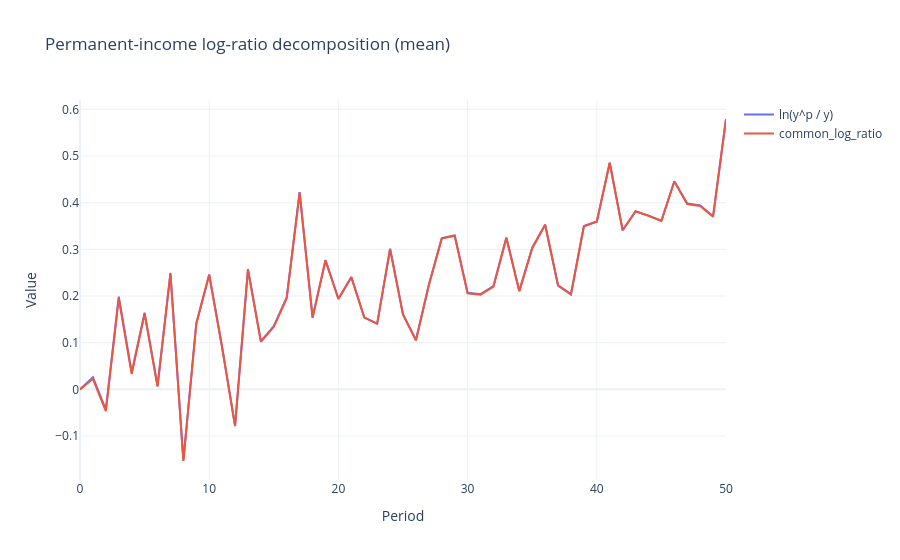
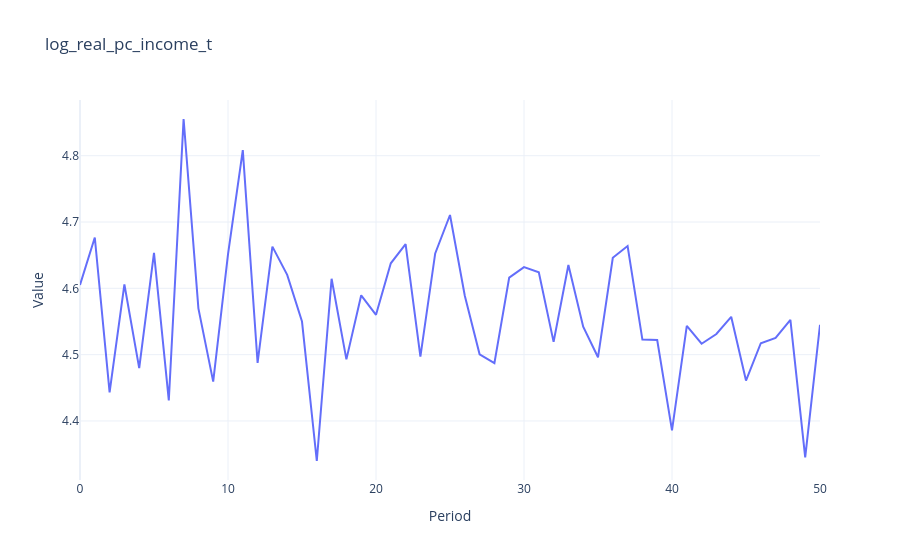

Source (notebook cell) for these figures, in order:
### Code cell
from src.notebook_workflow import plot_permanent_income_log_ratio_decomposition, build_permanent_income_log_ratio_decomposition_df

h5_path = benchmark.model_h5_path if benchmark is not None else simulation.model_h5_path

# df_yp = build_permanent_income_log_ratio_decomposition_df(h5_path, country_code=run_config.country_iso3)

fig = plot_permanent_income_log_ratio_decomposition(
    h5_path,
    country_code=run_config.country_iso3,
    columns=["ln_y_p_over_p", "common_log_ratio"],
    reducer="mean",
    show=True,
)

fig = plot_permanent_income_log_ratio_decomposition(
    h5_path,
    country_code=run_config.country_iso3,
    columns=["log_real_pc_income_t"],
    reducer="mean",
    title='log_real_pc_income_t',
    show=True,
)

### Figure 1 — Plotly figure (JSON) as saved in the notebook; plotly's stock layout.template omitted (floating-point values rounded to 4 significant figures)
{"data": [{"mode": "lines", "name": "ln(y^p / y)", "type": "scatter", "x": [0, 1, 2, 3, 4, 5, 6, 7, 8, 9, 10, 11, 12, 13, 14, 15, 16, 17, 18, 19, 20, 21, 22, 23, 24, 25, 26, 27, 28, 29, 30, 31, 32, 33, 34, 35, 36, 37, 38, 39, 40, 41, 42, 43, 44, 45, 46, 47, 48, 49, 50], "y": [0.0, 0.02614, -0.0432, 0.1986, 0.03624, 0.1644, 0.007687, 0.2494, -0.1525, 0.1411, 0.2463, 0.09073, -0.07755, 0.2577, 0.1034, 0.1355, 0.197, 0.4228, 0.1543, 0.277, 0.1941, 0.2409, 0.1542, 0.141, 0.3013, 0.1612, 0.1059, 0.2242, 0.324, 0.33, 0.2069, 0.204, 0.2212, 0.3256, 0.211, 0.303, 0.3526, 0.2224, 0.2032, 0.3495, 0.3592, 0.4855, 0.341, 0.3816, 0.3724, 0.3613, 0.4459, 0.3982, 0.3941, 0.3711, 0.5793]}, {"mode": "lines", "name": "common_log_ratio", "type": "scatter", "x": [0, 1, 2, 3, 4, 5, 6, 7, 8, 9, 10, 11, 12, 13, 14, 15, 16, 17, 18, 19, 20, 21, 22, 23, 24, 25, 26, 27, 28, 29, 30, 31, 32, 33, 34, 35, 36, 37, 38, 39, 40, 41, 42, 43, 44, 45, 46, 47, 48, 49, 50], "y": [0.0, 0.02272, -0.04662, 0.1951, 0.03282, 0.1622, 0.006034, 0.2482, -0.1535, 0.1403, 0.2454, 0.08963, -0.07885, 0.2563, 0.1019, 0.134, 0.1955, 0.4215, 0.1532, 0.2762, 0.1935, 0.2404, 0.1537, 0.1403, 0.3004, 0.1602, 0.1049, 0.2232, 0.3231, 0.3291, 0.206, 0.203, 0.22, 0.3243, 0.21, 0.3025, 0.3528, 0.2231, 0.204, 0.3501, 0.3596, 0.4855, 0.3408, 0.3814, 0.372, 0.3609, 0.4453, 0.3972, 0.3931, 0.37, 0.5782]}], "layout": {"title": {"text": "Permanent-income log-ratio decomposition (mean)"}, "xaxis": {"title": {"text": "Period"}}, "yaxis": {"title": {"text": "Value"}}}}

### Figure 2 — Plotly figure (JSON) as saved in the notebook; plotly's stock layout.template omitted (floating-point values rounded to 4 significant figures)
{"data": [{"mode": "lines", "name": "log_real_pc_income_t", "type": "scatter", "x": [0, 1, 2, 3, 4, 5, 6, 7, 8, 9, 10, 11, 12, 13, 14, 15, 16, 17, 18, 19, 20, 21, 22, 23, 24, 25, 26, 27, 28, 29, 30, 31, 32, 33, 34, 35, 36, 37, 38, 39, 40, 41, 42, 43, 44, 45, 46, 47, 48, 49, 50], "y": [4.605, 4.677, 4.443, 4.606, 4.48, 4.653, 4.431, 4.855, 4.57, 4.459, 4.651, 4.809, 4.487, 4.663, 4.62, 4.55, 4.34, 4.615, 4.493, 4.59, 4.56, 4.638, 4.667, 4.497, 4.653, 4.711, 4.589, 4.501, 4.487, 4.616, 4.632, 4.624, 4.519, 4.635, 4.542, 4.496, 4.646, 4.664, 4.523, 4.522, 4.386, 4.543, 4.516, 4.531, 4.557, 4.461, 4.517, 4.525, 4.552, 4.345, 4.545]}], "layout": {"title": {"text": "log_real_pc_income_t"}, "xaxis": {"title": {"text": "Period"}}, "yaxis": {"title": {"text": "Value"}}}}
